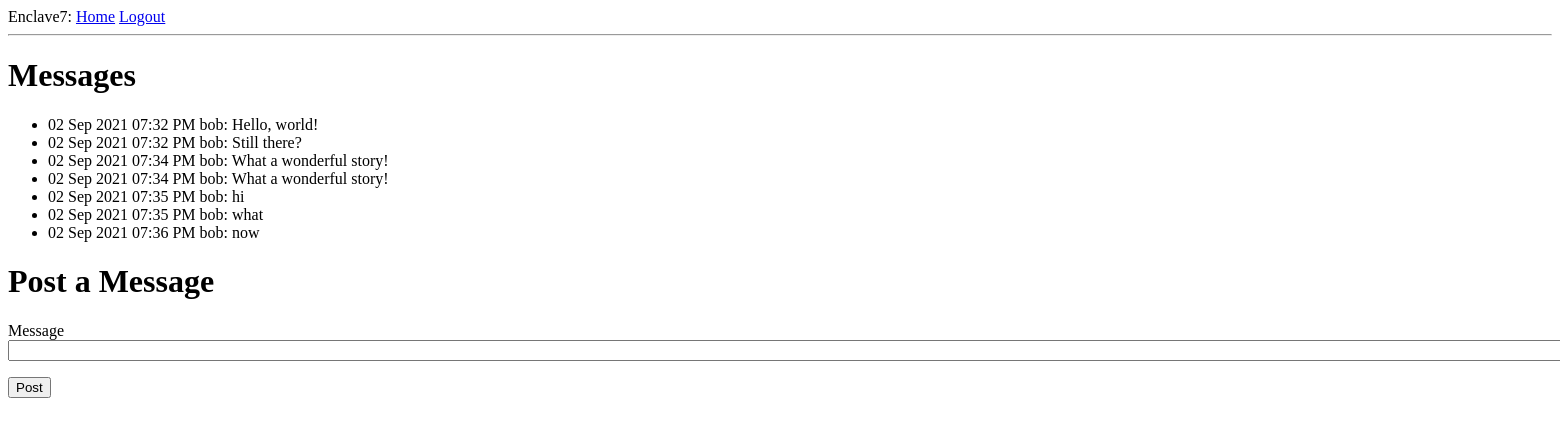
Before: /post (signed in) with the older database file.
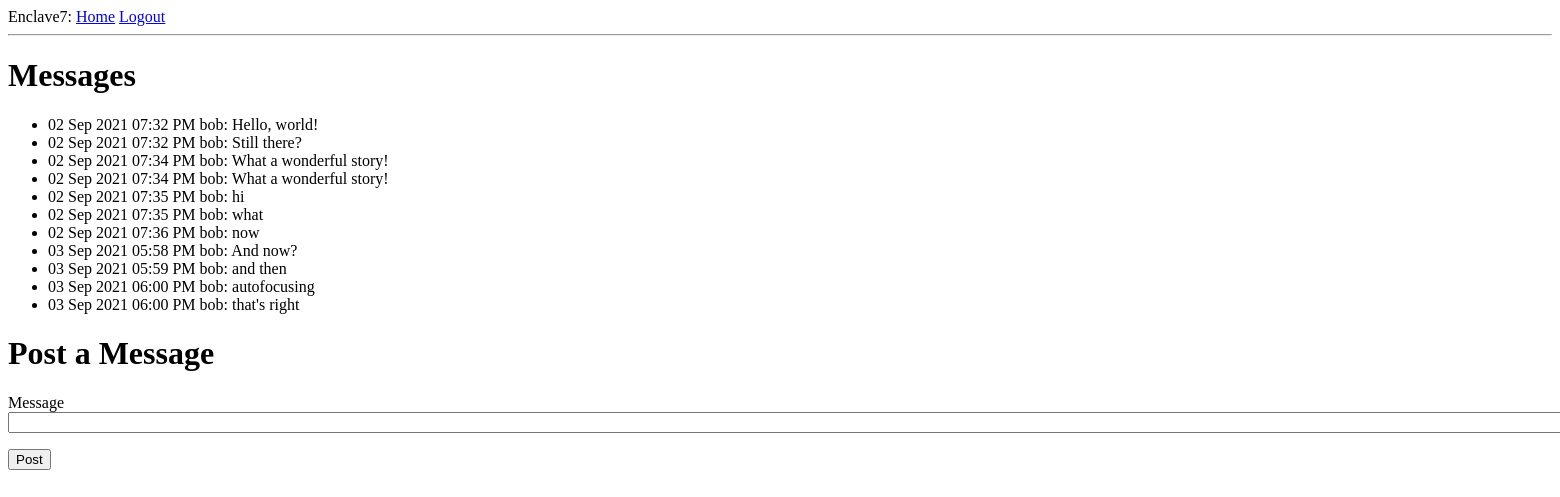
After: the same page with the newer database file.
### app/models.py (models this page shows, shortened)
class User(UserMixin, db.Model):
    id = db.Column(db.Integer, primary_key=True)
    username = db.Column(db.String(64), index=True, unique=True)
    email = db.Column(db.String(120), index=True, unique=True)
    password_hash = db.Column(db.String(128))
    posts = db.relationship('Post', backref='author', lazy='dynamic')

class Post(db.Model):
    id = db.Column(db.Integer, primary_key=True)
    body = db.Column(db.String(140))
    timestamp = db.Column(db.DateTime, index=True, default=datetime.utcnow)
    user_id = db.Column(db.Integer, db.ForeignKey('user.id'))

### app/routes.py (the view)
@app.route('/post', methods=['GET', 'POST'])
@login_required
def post():
    form = PostForm()
    if form.validate_on_submit():
        post = Post(body=form.body.data, user_id=current_user.id)
        db.session.add(post)
        db.session.commit()
        flash('You posted {}'.format(post.body))
        return redirect(url_for('post'))
    s = select([User,Post]).where(Post.user_id == User.id)
    results = db.session.execute(s)
    posts = []
    for row in results:
        u = row[0]
        p = row[1]
        post = dict_from_obj(p)
        post['username'] = u.username
        posts.append(post)
    return render_template('post.html', title='Post Message', form=form, posts=posts)

### app/forms.py
class PostForm(FlaskForm):
    body = StringField('Message', validators=[DataRequired()])
    submit = SubmitField('Post')

### app/models.py (called while the page is built)
@login.user_loader
def load_user(id):
    return User.query.get(int(id))

### app/routes.py (called while the page is built)
def dict_from_obj(p):
    d = dict((key, value) for key, value in p.__dict__.items()
        if not callable(value) and not key.startswith('_'))
    return d

@app.template_filter('e7formatdatetime')
def format_datetime(value, format="%d %b %Y %I:%M %p"):
    if value is None:
        return ""
    return value.strftime(format)

### app/templates/post.html (shortened to what this page needs)
{% extends "base.html" %}
{% block content %}
	<h1>Messages</h1>
	<ul>
		{% for post in posts %}
		<li>
		<span class="posted-on">
		{{ post.timestamp|e7formatdatetime }}
		</span>
		<span class="posted-by">{{ post.username }}: </span>
		<span class="post-body">{{ post.body }}</span>
		</li>
		{% endfor %}
	</ul>
    <h1>Post a Message</h1>
    <form action="" method="post">
        <p>
            {{ form.body.label }}<br>
            {{ form.body(size=320,autofocus=true) }}<br>
        <p>{{ form.submit() }}</p>
    </form>
{% endblock %}

### app/templates/base.html (shortened to what this page needs)
<!DOCTYPE html>
<html lang="en">
<head>
</head>
<body>
        <div>
            Enclave7:
		    <a href="{{ url_for('index') }}">Home</a>
			{% if current_user.is_anonymous %}
			<a href="{{ url_for('login') }}">Login</a>
			{% else %}
			<a href="{{ url_for('logout') }}">Logout</a>
			{% endif %}
        </div>
        <hr>
        {% block content %}
		{% endblock %}
    </body>
</html>

Changed rows visible on the page:
added Post: body "And now?"
added Post: body "and then"
added Post: body "autofocusing"
added Post: body "that's right"
Other visible differences:
new list line: "03 Sep 2021 05:58 PM :"
new list line: "bob"
new list line: "03 Sep 2021 05:59 PM :"
new list line: "03 Sep 2021 06:00 PM :"
